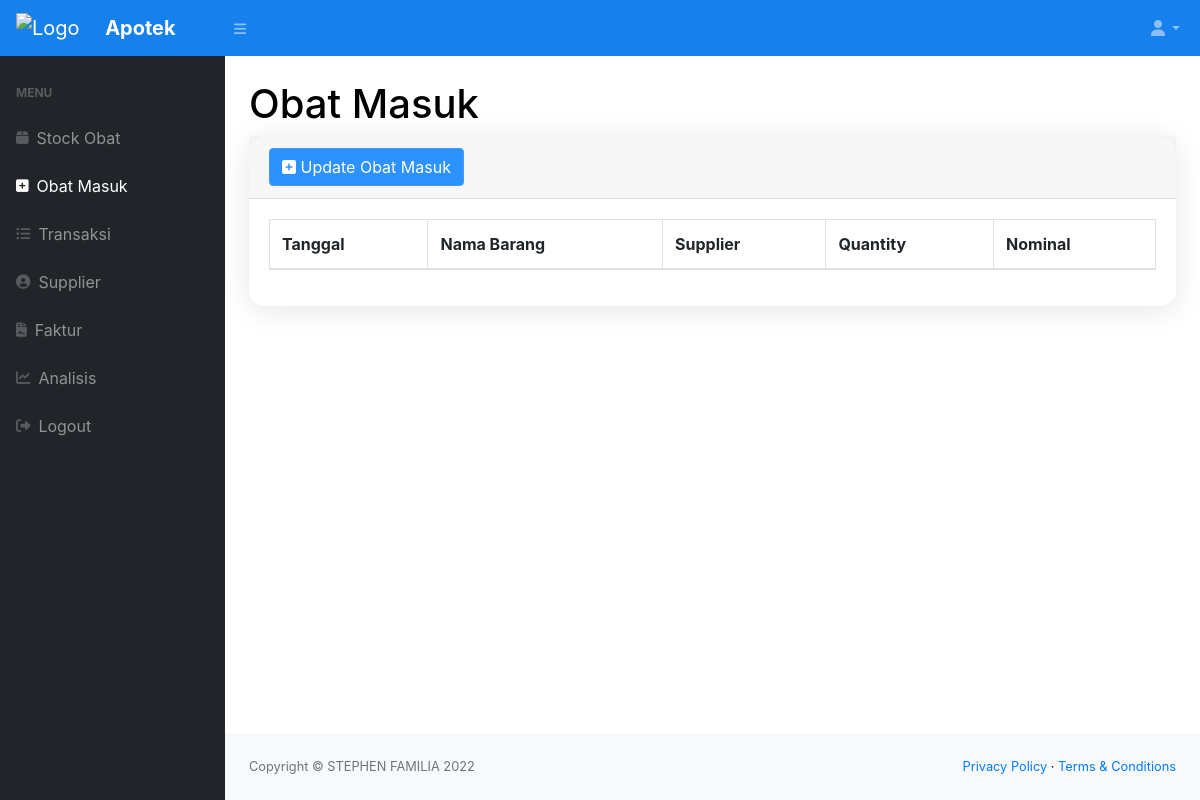
Before: /masuk.php (signed in) with the older database file.
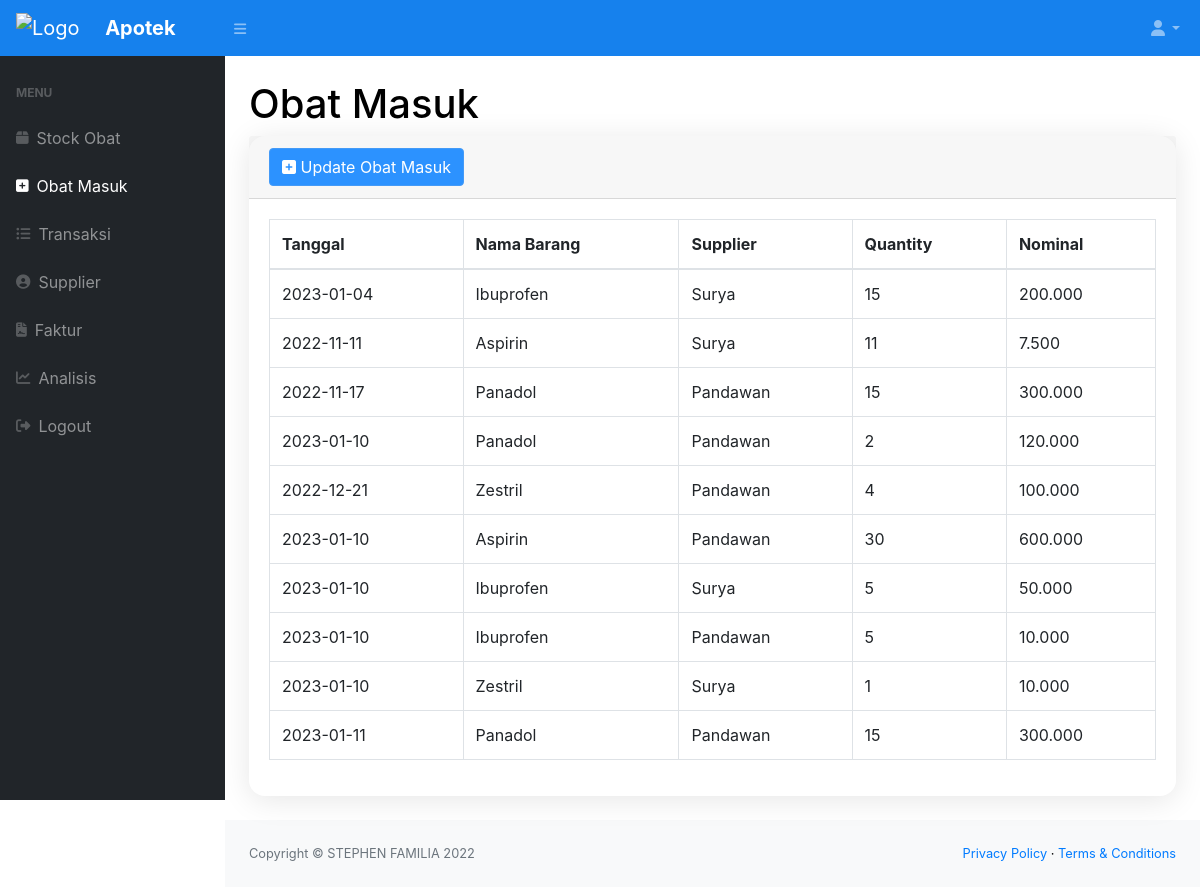
After: the same page with the newer database file.
### tables this page shows
CREATE TABLE `masuk` (
  `idmasuk` int NOT NULL,
  `idobat` int NOT NULL,
  `kuantitas` int NOT NULL,
  `id_supplier` int NOT NULL,
  `tanggal` date NOT NULL DEFAULT (curdate()),
  `besarharga` bigint NOT NULL
);

CREATE TABLE `stock` (
  `idobat` int NOT NULL,
  `merek_dagang` varchar(150) NOT NULL,
  `harga` bigint NOT NULL,
  `satuan` enum('item','tablet','kapsul','tetesan','suppositori','hirup') NOT NULL,
  `exp_date` date NOT NULL,
  `stock` int NOT NULL,
  `supplier` int NOT NULL
);

CREATE TABLE `supplier` (
  `idsup` int NOT NULL,
  `nama_supplier` varchar(100)  NOT NULL,
  `alamat` varchar(100)  DEFAULT NULL,
  `no_telp` varchar(20) DEFAULT NULL
);

### masuk.php (the view, shortened to what this page needs)
<?php
require 'function.php';
include 'head.php';
?>
<body class="sb-nav-fixed">
  <?php include 'nav.php' ?>
  <div id="layoutSidenav_content">
    <main>
      <div class="container-fluid">
        <h1 class="mt-4">Obat Masuk</h1>
        <div class="card mb-4">
          <div class="card-header">
            <button type="button" class="btn btn-primary" data-toggle="modal" data-target="#myModal">
              <i class="fa fa-plus-square"></i> Update Obat Masuk
            </button>
          </div>
          <div class="card-body">
            <div class="table-responsive">
              <table class="table table-bordered" id="dataTable" width="100%" cellspacing="0">
                <thead>
                  <tr>
                    <th>Tanggal</th>
                    <th>Nama Barang</th>
                    <th>Supplier</th>
                    <th>Quantity</th>
                    <th>Nominal</th>
                  </tr>
                </thead>
                <tbody>
                  <?php
                  $ambilsemuadatastock = mysqli_query($conn, "SELECT * from masuk m,supplier p, stock s where s.idobat = m.idobat and p.idsup = m.id_supplier");
                  while ($data = mysqli_fetch_array($ambilsemuadatastock)) {
                    $tanggal = $data['tanggal'];
                    $namabarang = $data['merek_dagang'];
                    $supplier = $data['nama_supplier'];
                    $kuantitas = $data['kuantitas'];
                    $besarharga = $data['besarharga'];
                    ?>
                    <tr>
                      <td><?= $tanggal ?></td>
                      <td>
                        <?= $namabarang ?>
                      </td>
                      <td><?= $supplier ?></td>
                      <td>
                        <?= $kuantitas ?>
                      </td>
                      <td><?= number_format($besarharga, 0, ",", ".") ?></td>
                    </tr>
                    <?php
                  }
                  ?>
                </tbody>
              </table>
            </div>
          </div>
        </div>
      </div>
    </main>
    <footer class="py-4 bg-light mt-auto">
      <div class="container-fluid">
        <div class="d-flex align-items-center justify-content-between small">
          <div class="text-muted">Copyright &copy; STEPHEN FAMILIA 2022</div>
          <div>
            <a href="#">Privacy Policy</a>
            &middot;
            <a href="#">Terms &amp; Conditions</a>
          </div>
        </div>
      </div>
    </footer>
  </div>
  </div>
</body>
      </html>

Changed rows visible on the page:
added masuk: tanggal "2023-01-04", idobat.merek_dagang "Ibuprofen", id_supplier.nama_supplier "Surya", kuantitas "15", besarharga "200.000"
added masuk: tanggal "2022-11-11", idobat.merek_dagang "Aspirin", id_supplier.nama_supplier "Surya", kuantitas "11", besarharga "7.500"
added masuk: tanggal "2022-11-17", idobat.merek_dagang "Panadol", id_supplier.nama_supplier "Pandawan", kuantitas "15", besarharga "300.000"
added masuk: tanggal "2023-01-10", idobat.merek_dagang "Panadol", id_supplier.nama_supplier "Pandawan", kuantitas "2", besarharga "120.000"
added masuk: tanggal "2022-12-21", idobat.merek_dagang "Zestril", id_supplier.nama_supplier "Pandawan", kuantitas "4", besarharga "100.000"
added masuk: tanggal "2023-01-10", idobat.merek_dagang "Aspirin", id_supplier.nama_supplier "Pandawan", kuantitas "30", besarharga "600.000"
added masuk: tanggal "2023-01-10", idobat.merek_dagang "Ibuprofen", id_supplier.nama_supplier "Surya", kuantitas "5", besarharga "50.000"
added masuk: tanggal "2023-01-10", idobat.merek_dagang "Ibuprofen", id_supplier.nama_supplier "Pandawan", kuantitas "5", besarharga "10.000"
added masuk: tanggal "2023-01-10", idobat.merek_dagang "Zestril", id_supplier.nama_supplier "Surya", kuantitas "1", besarharga "10.000"
added masuk: tanggal "2023-01-11", idobat.merek_dagang "Panadol", id_supplier.nama_supplier "Pandawan", kuantitas "15", besarharga "300.000"
